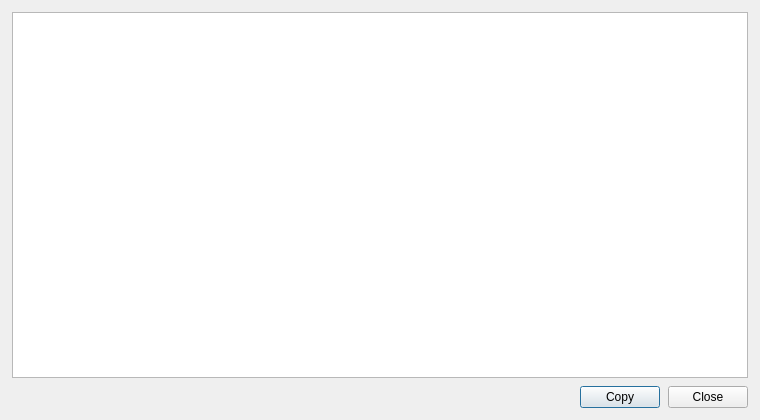
<?xml version="1.0" encoding="UTF-8"?>
<ui version="4.0">
 <class>TextInspectDialog</class>
 <widget class="QDialog" name="TextInspectDialog">
  <property name="geometry">
   <rect>
    <x>0</x>
    <y>0</y>
    <width>760</width>
    <height>420</height>
   </rect>
  </property>
  <property name="windowTitle">
   <string>Inspect</string>
  </property>
  <layout class="QVBoxLayout" name="rootLayout">
   <property name="leftMargin">
    <number>12</number>
   </property>
   <property name="topMargin">
    <number>12</number>
   </property>
   <property name="rightMargin">
    <number>12</number>
   </property>
   <property name="bottomMargin">
    <number>12</number>
   </property>
   <property name="spacing">
    <number>8</number>
   </property>
   <item>
    <widget class="QPlainTextEdit" name="text_view"/>
   </item>
   <item>
    <layout class="QHBoxLayout" name="buttonsLayout">
     <item>
      <spacer name="horizontalSpacer">
       <property name="orientation">
        <enum>Qt::Horizontal</enum>
       </property>
       <property name="sizeHint" stdset="0">
        <size>
         <width>40</width>
         <height>20</height>
        </size>
       </property>
      </spacer>
     </item>
     <item>
      <widget class="QPushButton" name="copy_button">
       <property name="text">
        <string>Copy</string>
       </property>
      </widget>
     </item>
     <item>
      <widget class="QPushButton" name="close_button">
       <property name="text">
        <string>Close</string>
       </property>
      </widget>
     </item>
    </layout>
   </item>
  </layout>
 </widget>
 <resources/>
 <connections/>
</ui>
